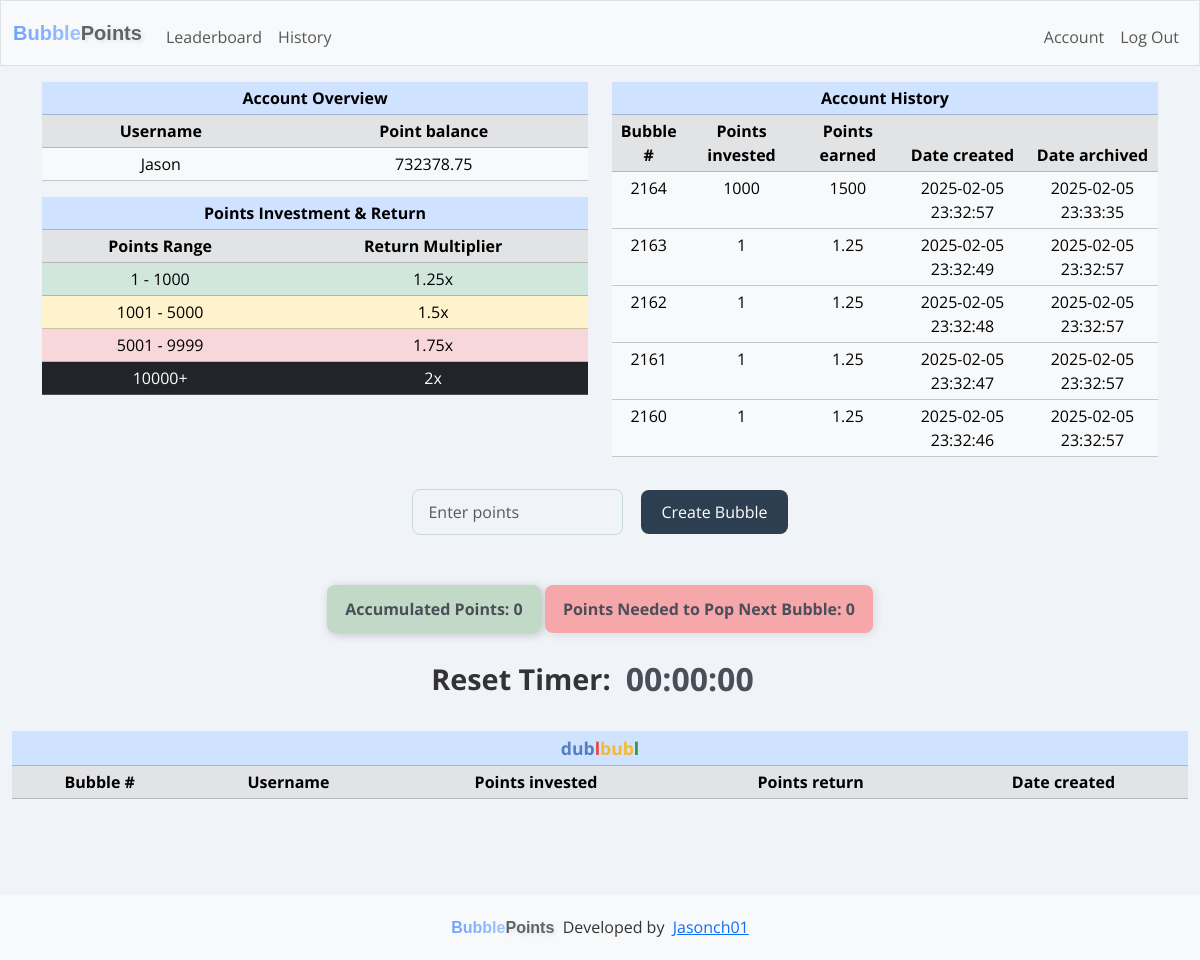
Page / (signed in) on the earlier database version.
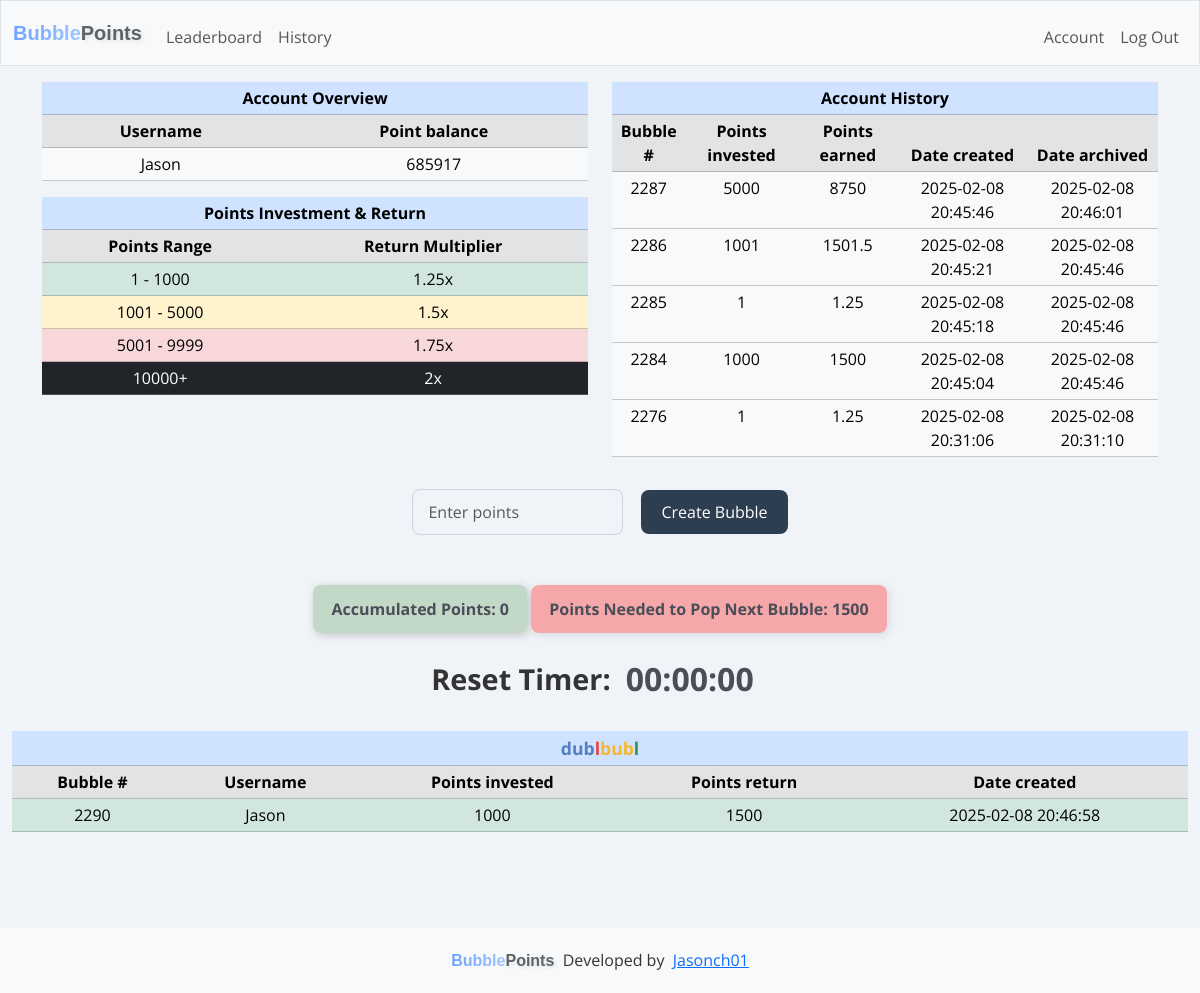
Same page on the later database version.
### tables this page shows
CREATE TABLE users (
        id INTEGER PRIMARY KEY AUTOINCREMENT NOT NULL,
        username TEXT NOT NULL,
        hash TEXT NOT NULL,
        points INTEGER NOT NULL DEFAULT 1000,
        total_points_earned INTEGER NOT NULL DEFAULT 0,
        email TEXT UNIQUE
    );

CREATE TABLE dublbubl_history (
        history_id INTEGER PRIMARY KEY AUTOINCREMENT NOT NULL,
        user_id INTEGER NOT NULL,
        username TEXT NOT NULL,       
        row_id INTEGER NOT NULL,
        creator_id INTEGER NOT NULL,
        creator_username TEXT NOT NULL,
        points_in INTEGER NOT NULL,
        points_out INTEGER NOT NULL,
        date_created TEXT NOT NULL,
        date_archived TEXT NOT NULL
    );

CREATE TABLE dublbubl (
    row_id INTEGER PRIMARY KEY AUTOINCREMENT NOT NULL,
    user_id INTEGER NOT NULL,
    username TEXT NOT NULL,
    points_in INTEGER NOT NULL,
    points_out INTEGER NOT NULL,
    date_created TEXT NOT NULL,        
    FOREIGN KEY (user_id) REFERENCES users(id)
    FOREIGN KEY (username) REFERENCES users(username)
);

### app.py (the view)
@app.route("/", methods=["GET", "POST"])
def index():
    updated_rows = []  # Initialize with an empty list
    start_timer()
    try:
        dublbubl = cur.execute("SELECT * FROM dublbubl").fetchall()
        current_points_in = cur.execute("SELECT current_points_in FROM points_tracker").fetchone()
        oldest_row_points_out = cur.execute("SELECT points_out FROM dublbubl ORDER BY row_id ASC LIMIT 1").fetchone()
        user_id = session.get("user_id")
        if user_id:
            user = cur.execute("SELECT * FROM users WHERE id = ?", (user_id,)).fetchall()
            user_history = cur.execute("SELECT * FROM dublbubl_history WHERE creator_id = ? ORDER BY row_id DESC LIMIT 5", (user_id,)).fetchall()
        else:
            user = None
            user_history = None
    except sqlite3.OperationalError as e:
        print("Error: dublbubl_history table does not exist, creating it.")
        init_db()
    if current_points_in is None or oldest_row_points_out is None:
        print("Error: current_points_in or oldest_row_points_out is None.")
        points_in_required = 0  # Default value
    else:
        points_in_required = oldest_row_points_out[0] - current_points_in[0]
    socketio.emit("update_points_info", {
        "current_points_in": current_points_in[0],  # Emitting the actual points_in value
        "points_in_required": points_in_required  # Emitting the calculated points_in_required
    })  # Broadcasts to all connected clients
    points = request.form.get("points")
    current_date = datetime.datetime.now().strftime("%Y-%m-%d %H:%M:%S")
    message = None
    if request.method == "POST":
        if user_id is None:
            return render_template("login.html", message="You must be logged in to create a bubble")
        if not points:
            flash("No points entered", "danger")  # Use "danger" for errors
            return redirect(url_for("index"))
        try:
            points = int(points)
        except ValueError:
            flash("Invalid input", "danger")
            return redirect(url_for("index"))
        if points is None:
            return "Invalid Input"
        elif points <= 0 or points > 10000:
            flash("Points must be between 1 and 10000", "danger")
            return redirect(url_for("index"))
        user_id = session["user_id"]
        user = cur.execute("SELECT * FROM users WHERE id = ?", (user_id,)).fetchone()
        current_points = cur.execute("SELECT points FROM users WHERE id = ?", (user[0],)).fetchone()
        current_points = current_points[0] if current_points else 0  # Default to 0 if no value exists
        if current_points < points:
            flash("Not enough points", "danger")
            return redirect(url_for("index"))
        try:
            if points >= 10000:
                points_out = points * 2  # If points are 10,000 or more, multiply by 2
            elif points >= 5000:
                points_out = points * 1.75  # If points are 5,000 or more but less than 10,000, multiply by 1.75
            elif points >= 1000:
                points_out = points * 1.5  # If points are 1,000 or more but less than 10,000, multiply by 1.5
            else:
                points_out = points * 1.25  # Otherwise, points_out equals points_in (e.g., for smaller amounts)
            cur.execute("""
            INSERT INTO dublbubl (row_id, user_id, username, points_in, points_out, date_created)
            VALUES (?, ?, ?, ?, ?, ?)
            """, (None, user[0], user[1], points, (points_out), current_date))
            con.commit()
            updated_rows = cur.execute("""
                SELECT * FROM dublbubl
                ORDER BY row_id ASC
            """).fetchall()
            socketio.emit("update_table", {"rows": updated_rows})
            total_points = current_points - points
            if total_points < 0:
                return "Error: Insufficient points balance."
            cur.execute("UPDATE users SET points = ? WHERE id = ?", (total_points, user[0]))
            con.commit()
            socketio.emit("update_point_balance", {
                "point_balance": total_points  # Emitting only the total points balance
            }, room=user[0])  # Emits only to the specific user
            print(f"Emitting update to room: {user[0]} with new balance: {total_points}")
        except Exception as e:
            print(f"Error inserting row into dublbubl: {e}")
            con.rollback()
        current_points_in = cur.execute("SELECT current_points_in FROM points_tracker").fetchone()
        row_count = cur.execute("SELECT COUNT(*) FROM dublbubl").fetchone()[0]
        print(f"Number of rows in dublbubl: {row_count}")
        if row_count > 1:
            if current_points_in:
                new_points_in = current_points_in[0] + points
                cur.execute("UPDATE points_tracker SET current_points_in = ?, date_created = ?", (new_points_in, current_date))
            else:
                cur.execute("INSERT INTO points_tracker (current_points_in, date_created) VALUES (?, ?)", (points, current_date))
            con.commit()
        else:
            new_points_in = current_points_in[0] if current_points_in else 0
            print(f"New points in is { new_points_in }")
        oldest_row_points_out = cur.execute("SELECT points_out FROM dublbubl ORDER BY row_id ASC LIMIT 1").fetchone()
        print(f"Oldest row points out: {oldest_row_points_out[0]}")
        if oldest_row_points_out is None:
            print("No rows found in dublbubl. Exiting loop.")
        else:
            while new_points_in >= oldest_row_points_out[0]:
                oldest_row_id = cur.execute("SELECT row_id FROM dublbubl ORDER BY row_id ASC LIMIT 1").fetchone()
                oldest_row = cur.execute("SELECT * FROM dublbubl ORDER BY row_id ASC LIMIT 1").fetchone()
                if oldest_row is not None:
                        current_total_points = cur.execute("SELECT total_points_earned FROM users WHERE id = ?", (oldest_row[1],)).fetchone()
                        if current_total_points is None:
                            print("No points found for this user.")
                            current_total_points = 0  # Default to 0 if no value exists
                        else:
                            current_total_points = current_total_points[0]  # Extract the value from the tuple
                        print(f"Current total points: {current_total_points}")
                        points = cur.execute("SELECT points FROM users WHERE id = ?", (oldest_row[1],)).fetchone()
                        if points is None:
                            print("No points balance found for this user.")
                            points = 0  # Default to 0 if no value exists
                        else:
                            points = points[0]  # Extract the value from the tuple
                        print(f"User's point balance: {points}")
                else:
                    print("Oldest row is None, skipping points check.")
                if oldest_row:
                    cur.execute("""
                    INSERT INTO dublbubl_history (user_id, username, row_id, creator_id, creator_username, points_in, points_out, date_created, date_archived)
                    VALUES (?, ? ,?, ?, ? ,?, ?, ?, ?)
                    """, (user[0], user[1], oldest_row[0], oldest_row[1], oldest_row[2], oldest_row[3], oldest_row[4], oldest_row[5], current_date))
                    con.commit()
                    updated_user_history = cur.execute("""
                        SELECT * FROM dublbubl_history
                        WHERE creator_id = ?
                        ORDER BY row_id DESC
                        LIMIT 5
                    """, (user[0],)).fetchall()
                    print(f"Checking user[0]: {user[0]}")
                    print(f"Fetching history for creator_id: {user[0]}")
                    print("Fetched history:", updated_user_history)
                    socketio.emit("update_user_history", {
                        "history": [
                            {
                                "bubble_number": row[3],
                                "points_invested": row[6],
                                "points_earned": row[7],
                                "created_on": row[8],
                                "archived_on": row[9]
                            } for row in updated_user_history
                        ]
                    }, room=user[0])  # Emits only to the specific user
                    print(f"Emitting update to room: {user[0]} with updated user history: {oldest_row[4]}")
                    total_points_earned = current_total_points + oldest_row[4]
                    cur.execute("UPDATE users SET total_points_earned = ? WHERE id = ?", (total_points_earned, oldest_row[1]))
                    con.commit()
                    total_points = points + oldest_row[4]
                    cur.execute("UPDATE users SET points = ? WHERE id = ?", (total_points, oldest_row[1]))
                    con.commit()
                    current_total_points = total_points_earned
                    updated_total_points = cur.execute("SELECT points FROM users WHERE id = ?",(user_id,)).fetchone()
                    updated_total_points = updated_total_points[0] if updated_total_points else 0
                    socketio.emit("update_point_balance", {
                        "point_balance": updated_total_points  # Only emitting the total points balance
                    }, room=user_id)  # Emits only to the specific user
                    print(f"Emitting update to room: {user_id} with new balance: {updated_total_points}")
                if oldest_row_id is not None:
                    cur.execute("DELETE FROM dublbubl WHERE row_id = ?", (oldest_row_id[0],))
                    con.commit()
                else:
                    print("Error: oldest_row_id is None, unable to delete row.")
                remaining_points_in = new_points_in - oldest_row_points_out[0]
                cur.execute("UPDATE points_tracker SET current_points_in = ?, date_created = ?", (remaining_points_in, current_date))
                con.commit()
                updated_rows = cur.execute("""
                    SELECT * FROM dublbubl
                    ORDER BY row_id ASC
                """).fetchall()
                socketio.emit("update_table", {"rows": updated_rows})
                print(f"Emitting updated rows to room: {user[0]}")
                new_points_in = remaining_points_in
                oldest_row_points_out = cur.execute("SELECT points_out FROM dublbubl ORDER BY row_id ASC LIMIT 1").fetchone()
                if new_points_in <= 0 or oldest_row_points_out is None:
                    print("No more rows in dublbubl. Exiting loop.")
                    break
        flash("Bubble created successfully!", "success")
        return redirect(url_for("index"))
    else:
        return render_template('index.html', dublbubl=dublbubl, user=user, message=message, current_points_in=current_points_in, points_in_required=points_in_required, user_history=user_history, updated_rows=updated_rows)

### app.py (called while the page is built)
def start_timer():
    global timer_running
    if not timer_running:
        socketio.start_background_task(target=countdown_timer)   # Start the countdown in the background
        timer_running = True # Set the flag to True, indicating the timer is running
        print("Countdown timer background task started.")
    else:
        print("Timer already running.")

@app.after_request
def after_request(response):
    response.headers["Cache-Control"] = "no-cache, no-store, must-revalidate"
    response.headers["Expires"] = 0
    response.headers["Pragma"] = "no-cache"
    return response

### templates/index.html (shortened to what the changed rows need)
{% extends "layout.html" %}
{% block main %}
{% if session["user_id"] %}
<div class="container text-center dashboard">
  <div class="row justify-content-center">
    <div class="col">
      <table class="table table-responsive table-sm account-overview">
        <thead class="table-primary">
          <tr class="table-primary">
            <th class="table-primary" colspan="2">Account Overview</th>
          </tr>
        </thead>
        <thead class="table-light">
          <tr class="table-secondary">
            <th class="table-secondary">Username</th>
            <th class="table-secondary">Point balance</th>
          </tr>
        </thead>
        <tbody id="point-balance">
          {% for user in user %}
          <tr class="table-light" data-user-id="{{ user[0] }}">
            <td class="table-light">{{ user[1] }}</td>
            <td class="table-light">{{ user[3] }}</td>
          </tr>
          {% endfor %}
        </tbody>
      </table>
      <table class="table table-responsive table-sm mt-3">
        <thead class="table-primary">
          <tr class="table-primary">
            <th class="table-primary" colspan="2">Points Investment & Return</th>
          </tr>
        </thead>
        <thead class="table-light">
          <tr class="table-secondary">
            <th class="table-secondary">Points Range</th>
            <th class="table-secondary">Return Multiplier</th>
          </tr>
        </thead>
      </table>
    </div>
    <div class="col">
      <table class="table table-responsive table-sm account-history">
        <thead class="table-primary">
          <tr class="table-primary">
            <th class="table-primary" colspan="5">Account History</th>
          </tr>
        </thead>
        <thead class="table-secondary">
          <tr class="table-secondary">
            <th>Bubble #</th>
            <th>Points invested</th>
            <th>Points earned</th>
            <th>Date created</th>
            <th>Date archived</th>
          </tr>
        </thead>
        <tbody id="user-history">
          {% for user in user_history %}
          <tr class="table-light">
            <td>{{ user[3] }}</td>
            <td>{{ user[6] }}</td>
            <td>{{ user[7] }}</td>
            <td>{{ user[8] }}</td>
            <td>{{ user[9] }}</td>
          </tr>
          {% endfor %}
        </tbody>
      </table>
    </div>
  </div>
</div>
{% endif %}
<div class="tracker text-center">
  <p id="current_points_in">Accumulated Points: {{ current_points_in[0] }}</p>
  <p id="points_in_required">Points Needed to Pop Next Bubble: {{ points_in_required }}</p>
  <div class="timer-container">
      <span class="reset-timer-text">Reset Timer: </span>
      <span id="countdown_timer" class="low-time">00:00:00</span>
  </div>
</div>
<table class="table table-success table-sm text-center">
  <thead class="table-primary">
    <tr class="table-primary">
      <th class="table-primary" colspan="5"><div class="table-header"><span class="blue">dub</span><span class="red">l</span><span class="yellow">bub</span><span class="green">l</span></div></th>
    </tr>
  </thead>
  <thead>
    <tr class="table-secondary">
      <th>Bubble #</th>
      <th>Username</th>
      <th>Points invested</th>
      <th>Points return</th>
      <th>Date created</th>
    </tr>
  </thead>
  <tbody id="dublbubl">
    {% for row in dublbubl %}
    <tr class="
    {% if row[3] == 10000 %}
      table-dark
    {% elif row[3] > 5000 %}
      table-danger
    {% elif row[3] > 1000 %}
      table-warning
    {% else %}
      table-success
    {% endif %}
    ">
      <td>{{ row[0] }}</td>
      <td>{{ row[2] }}</td>
      <td>{{ row[3] }}</td>
      <td>{{ row[4] }}</td>
      <td>{{ row[5] }}</td>
    </tr>
    {% endfor %}
  </tbody>
</table>
{% endblock %}

Differences in the rows shown:
no longer on this page (row unchanged): dublbubl_history: row "2164", points_in "1000", points_out "1500", date_created "2025-02-05 23:32:57", date_archived "2025-02-05 23:33:35"
no longer on this page (row unchanged): dublbubl_history: row "2163", points_in "1", points_out "1.25", date_created "2025-02-05 23:32:49", date_archived "2025-02-05 23:32:57"
no longer on this page (row unchanged): dublbubl_history: row "2162", points_in "1", points_out "1.25", date_created "2025-02-05 23:32:48", date_archived "2025-02-05 23:32:57"
no longer on this page (row unchanged): dublbubl_history: row "2161", points_in "1", points_out "1.25", date_created "2025-02-05 23:32:47", date_archived "2025-02-05 23:32:57"
no longer on this page (row unchanged): dublbubl_history: row "2160", points_in "1", points_out "1.25", date_created "2025-02-05 23:32:46", date_archived "2025-02-05 23:32:57"
changed users "Jason": points "732378.75" → "685917"
added dublbubl_history: row "2287", points_in "5000", points_out "8750", date_created "2025-02-08 20:45:46", date_archived "2025-02-08 20:46:01"
added dublbubl_history: row "2286", points_in "1001", points_out "1501.5", date_created "2025-02-08 20:45:21", date_archived "2025-02-08 20:45:46"
added dublbubl_history: row "2285", points_in "1", points_out "1.25", date_created "2025-02-08 20:45:18", date_archived "2025-02-08 20:45:46"
added dublbubl_history: row "2284", points_in "1000", points_out "1500", date_created "2025-02-08 20:45:04", date_archived "2025-02-08 20:45:46"
added dublbubl_history: row "2276", points_in "1", points_out "1.25", date_created "2025-02-08 20:31:06", date_archived "2025-02-08 20:31:10"
added dublbubl: row_id "2290", username "Jason", points_in "1000", points_out "1500", date_created "2025-02-08 20:46:58"
Other differences:
{{ points_in_required }}: "0" → "1500"
